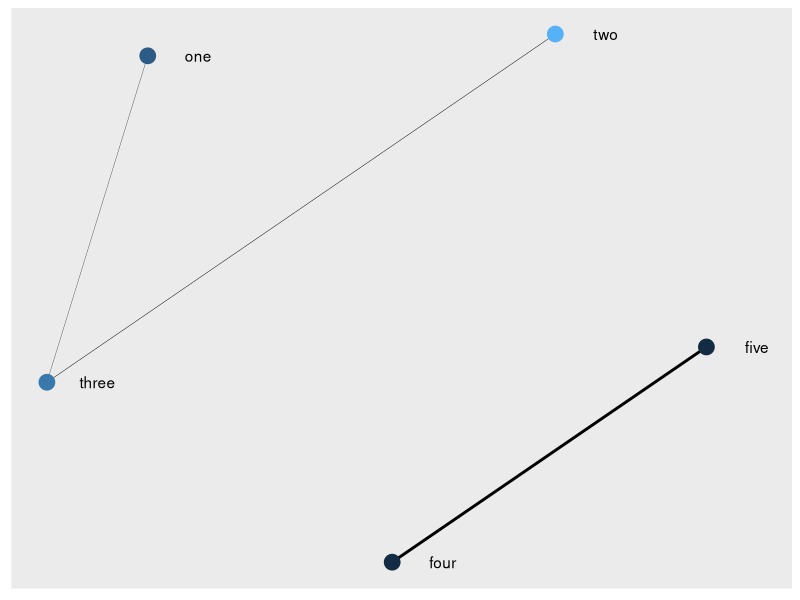
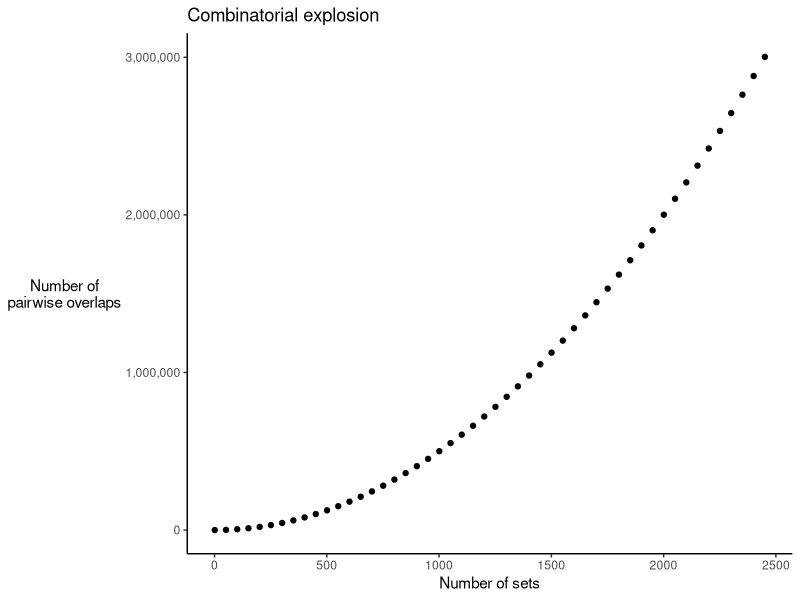

Source code (R) for these figures, in order:
## ---- chunk 1
knitr::opts_chunk$set(echo = TRUE)
## ---- chunk 2
nodes <- data.frame(
  name = c("one", "two", "three", "four", "five"),
  significance = c(0.1, 0.25, 0.15, 0.001, 0.003),
  stringsAsFactors = FALSE
)
edges <- data.frame(
  from = c("one", "one", "two", "four"),
  to  = c("two", "three", "three", "five"),
  jaccard = c(0.4, 0.45, 0.48, 0.9),
  stringsAsFactors = FALSE
)
network <- igraph::graph_from_data_frame(d = edges, directed = FALSE,
                                         vertices = nodes)
# plot(network)
library(ggraph)
library(tidygraph)


graph <- as_tbl_graph(network, directed = FALSE)

# plot using ggraph
ggraph(graph, layout = 'kk') +
  geom_edge_fan(aes(width = jaccard), show.legend = FALSE) +
  geom_node_point(aes(color = significance), size = 5, show.legend = FALSE) +
  geom_node_text(aes(label = name), nudge_x = 0.2) +
  scale_edge_width_continuous(range = c(0, 1))
## ---- chunk 3
suppressPackageStartupMessages(library(ggplot2))
d <- data.frame(x = seq(1, 2500, by = 50),
                y = choose(n = seq(1, 2500, by = 50), k = 2))
ggplot(d) +
  aes(x = x, y = y) +
  geom_point() +
  labs(x = "Number of sets", y = "Number of\npairwise overlaps",
       title = "Combinatorial explosion") +
  scale_y_continuous(labels = scales::label_comma()) +
  theme_classic() +
  theme(axis.title.y = element_text(angle = 0, vjust = 0.5))
## ---- chunk 4
simulate_sets <- function(n_sets) {
  universe <- c(letters, LETTERS)
  sets <- replicate(n_sets,
                    sample(universe, size = rpois(1, lambda = 15)),
                    simplify = FALSE)
  names(sets) <- paste0("set", seq(n_sets))
  return(sets)
}
## ---- chunk 5
set.seed(12345)
(sets_5 <- simulate_sets(n_sets = 5))
sets_100 <- simulate_sets(n_sets = 100)
sets_1000 <- simulate_sets(n_sets = 1000)
## ---- chunk 6
calc_pairwise_overlaps <- function(sets) {

  vec_name1 <- character()
  vec_name2 <- character()
  vec_num_shared <- integer()
  vec_overlap <- numeric()
  vec_jaccard <- numeric()

  for (name1 in names(sets)) {
    set1 <- sets[[name1]]
    for (name2 in names(sets)) {
      set2 <- sets[[name2]]
      set_intersection <- intersect(set1, set2)
      num_shared <- length(set_intersection)
      overlap <- num_shared / min(length(set1), length(set2))
      jaccard <- num_shared / length(union(set1, set2))

      vec_name1 <- c(vec_name1, name1)
      vec_name2 <- c(vec_name2, name2)
      vec_num_shared <- c(vec_num_shared, num_shared)
      vec_overlap <- c(vec_overlap, overlap)
      vec_jaccard <- c(vec_jaccard, jaccard)
    }
  }

  result <- data.frame(name1 = vec_name1,
                       name2 = vec_name2,
                       num_shared = vec_num_shared,
                       overlap = vec_overlap,
                       jaccard = vec_overlap,
                       stringsAsFactors = FALSE)
  return(result)
}
## ---- chunk 7
head(calc_pairwise_overlaps(sets_100))
system.time(calc_pairwise_overlaps(sets_100))
## ---- chunk 8
calc_pairwise_overlaps <- function(sets) {

  n_sets <- length(sets)
  set_names <- names(sets)

  vec_name1 <- character()
  vec_name2 <- character()
  vec_num_shared <- integer()
  vec_overlap <- numeric()
  vec_jaccard <- numeric()

  for (i in seq_len(n_sets - 1)) {
    name1 <- set_names[i]
    set1 <- sets[[i]]
    for (j in seq(i + 1, n_sets)) {
      name2 <- set_names[j]
      set2 <- sets[[j]]
      set_intersection <- intersect(set1, set2)
      num_shared <- length(set_intersection)
      overlap <- num_shared / min(length(set1), length(set2))
      jaccard <- num_shared / length(union(set1, set2))

      vec_name1 <- c(vec_name1, name1)
      vec_name2 <- c(vec_name2, name2)
      vec_num_shared <- c(vec_num_shared, num_shared)
      vec_overlap <- c(vec_overlap, overlap)
      vec_jaccard <- c(vec_jaccard, jaccard)
    }
  }

  result <- data.frame(name1 = vec_name1,
                       name2 = vec_name2,
                       num_shared = vec_num_shared,
                       overlap = vec_overlap,
                       jaccard = vec_overlap,
                       stringsAsFactors = FALSE)
  return(result)
}
## ---- chunk 9
system.time(calc_pairwise_overlaps(sets_100))
## ---- chunk 10
calc_pairwise_overlaps <- function(sets) {

  n_sets <- length(sets)
  set_names <- names(sets)
  n_overlaps <- choose(n = n_sets, k = 2)

  vec_name1 <- character(length = n_overlaps)
  vec_name2 <- character(length = n_overlaps)
  vec_num_shared <- integer(length = n_overlaps)
  vec_overlap <- numeric(length = n_overlaps)
  vec_jaccard <- numeric(length = n_overlaps)
  overlaps_index <- 1

  for (i in seq_len(n_sets - 1)) {
    name1 <- set_names[i]
    set1 <- sets[[i]]
    for (j in seq(i + 1, n_sets)) {
      name2 <- set_names[j]
      set2 <- sets[[j]]
      set_intersection <- intersect(set1, set2)
      num_shared <- length(set_intersection)
      overlap <- num_shared / min(length(set1), length(set2))
      jaccard <- num_shared / length(union(set1, set2))

      vec_name1[overlaps_index] <- name1
      vec_name2[overlaps_index] <- name2
      vec_num_shared[overlaps_index] <- num_shared
      vec_overlap[overlaps_index] <- overlap
      vec_jaccard[overlaps_index] <- jaccard

      overlaps_index <- overlaps_index + 1
    }
  }

  result <- data.frame(name1 = vec_name1,
                       name2 = vec_name2,
                       num_shared = vec_num_shared,
                       overlap = vec_overlap,
                       jaccard = vec_overlap,
                       stringsAsFactors = FALSE)
  return(result)
}
## ---- chunk 11
system.time(calc_pairwise_overlaps(sets_100))
## ---- chunk 12
system.time(calc_pairwise_overlaps(simulate_sets(n_sets = 1000)))
## ---- chunk 13
intersect
## ---- chunk 14
intersect
## ---- chunk 15
methods(unique)
## ---- chunk 16
unique.default
## ---- chunk 17
calc_pairwise_overlaps <- function(sets) {
  # Ensure that all sets are unique character vectors
  sets_are_vectors <- vapply(sets, is.vector, logical(1))
  if (any(!sets_are_vectors)) {
    stop("Sets must be vectors")
  }
  sets_are_atomic <- vapply(sets, is.atomic, logical(1))
  if (any(!sets_are_atomic)) {
    stop("Sets must be atomic vectors, i.e. not lists")
  }
  sets <- lapply(sets, as.character)
  is_unique <- function(x) length(unique(x)) == length(x)
  sets_are_unique <- vapply(sets, is_unique, logical(1))
  if (any(!sets_are_unique)) {
    stop("Sets must be unique, i.e. no duplicated elements")
  }

  n_sets <- length(sets)
  set_names <- names(sets)
  n_overlaps <- choose(n = n_sets, k = 2)

  vec_name1 <- character(length = n_overlaps)
  vec_name2 <- character(length = n_overlaps)
  vec_num_shared <- integer(length = n_overlaps)
  vec_overlap <- numeric(length = n_overlaps)
  vec_jaccard <- numeric(length = n_overlaps)
  overlaps_index <- 1

  for (i in seq_len(n_sets - 1)) {
    name1 <- set_names[i]
    set1 <- sets[[i]]
    for (j in seq(i + 1, n_sets)) {
      name2 <- set_names[j]
      set2 <- sets[[j]]

      set_intersect <- set1[match(set2, set1, 0L)]
      set_union <- .Internal(unique(c(set1, set2), incomparables = FALSE,
                                    fromLast = FALSE, nmax = NA))
      num_shared <- length(set_intersect)
      overlap <- num_shared / min(length(set1), length(set2))
      jaccard <- num_shared / length(set_union)

      vec_name1[overlaps_index] <- name1
      vec_name2[overlaps_index] <- name2
      vec_num_shared[overlaps_index] <- num_shared
      vec_overlap[overlaps_index] <- overlap
      vec_jaccard[overlaps_index] <- jaccard

      overlaps_index <- overlaps_index + 1
    }
  }

  result <- data.frame(name1 = vec_name1,
                       name2 = vec_name2,
                       num_shared = vec_num_shared,
                       overlap = vec_overlap,
                       jaccard = vec_overlap,
                       stringsAsFactors = FALSE)
  return(result)
}
## ---- chunk 18
system.time(calc_pairwise_overlaps(sets_100))
## ---- chunk 19
system.time(calc_pairwise_overlaps(sets_1000))
## ---- chunk 20
sessionInfo()
